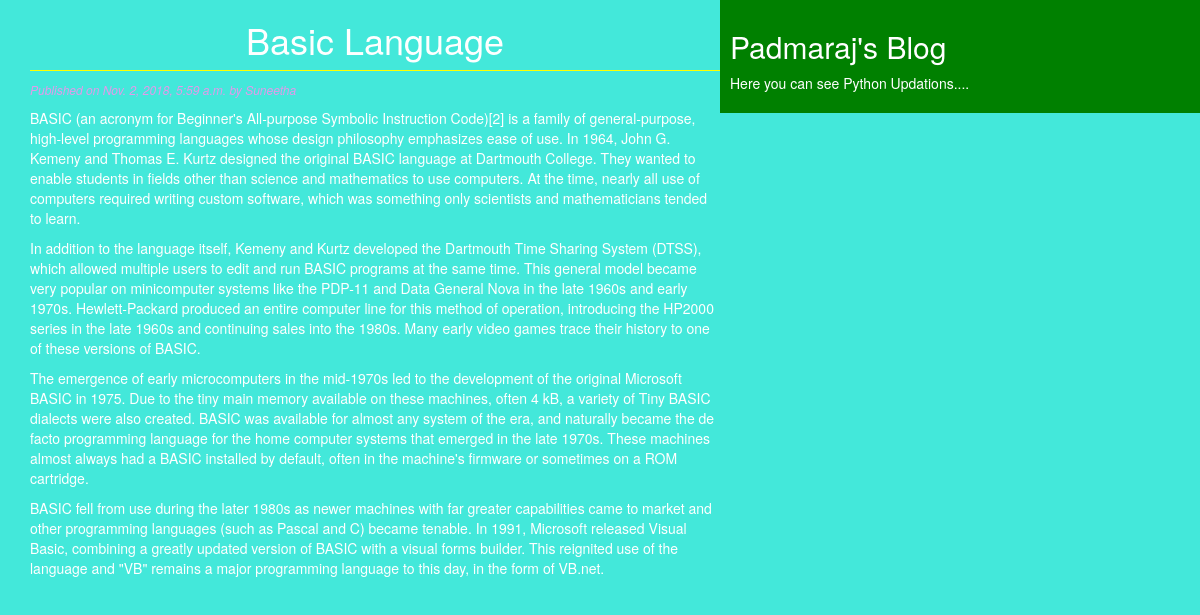
/2018/11/02/basic-language/, run on the app's committed database.
### blogapp/models.py (models this page shows, shortened)
class Post(models.Model):
    STATUS_CHOICES=(('draft','Draft'),('published','Published'))
    title=models.CharField(max_length=256)
    slug=models.SlugField(max_length=264,unique_for_date='publish')
    author=models.ForeignKey(User,related_name='blog_posts')
    body=models.TextField()
    publish=models.DateTimeField(default=timezone.now)
    created=models.DateTimeField(auto_now_add=True)
    updated=models.DateTimeField(auto_now=True)
    status=models.CharField(max_length=10,choices=STATUS_CHOICES,default='draft')
    objects=CustomManager()
    class Meta:
        ordering=('-publish',)

### blogapp/views.py (the view)
# urls.py: url(r'^(?P<year>\d{4})/(?P<month>\d{2})/(?P<day>\d{2})/(?P<post>[-\w]+)/$', views.post_detail_view,name='post_detail'),
def post_detail_view(request,year,month,day,post):
    post=get_object_or_404(Post,slug=post,
                                status='published',
                                publish__year=year,
                                publish__month=month,
                                publish__day=day)
    return render(request,'blogapp/post_detail.html',{'post':post})

### blogapp/models.py (called while the page is built)
    def get_queryset(self):
        return super().get_queryset().filter(status='published')

### templates/blogapp/post_detail.html (shortened to what this page needs)
<!DOCTYPE html>
{%extends 'blogapp/base.html'%}
{%block content%}
  <h1> {{post.title}}</h1>
  <p id='date'> Published on {{post.publish}} by {{post.author|title}}</p>
  {{post.body|linebreaks}}
  {%endblock%}

### static/css/styles.css (style rules this page uses)
h1 { text-align: center; border-bottom: 1px solid yellow ; padding-bottom: 10px; }
body { color:white; background: #43E8DA; }
#date { color:#E29AEA; font-size: 12px; font-style: italic; }

### data on the page
Post: title "Basic Language", body "BASIC (an acronym for Beginner's All-purpose Symbolic Instruction Code)[2] is a family of general-purpose, high-level programming languages whose design philosophy emphasizes ease of use. In 1964, John G. Kemeny and Thomas E. Kurtz designed the original BASIC language at Dartmouth College. They wanted to enable students in fields other than science and mathematics to use computers. At the time, nearly all use of computers required writing custom software, which was something only scientists and mathematicians tended to learn. In addition to the language itself, Kemeny and Kurtz developed the Dartmouth Time Sharing System (DTSS), which allowed multiple users to edit and run BASIC programs at…"
